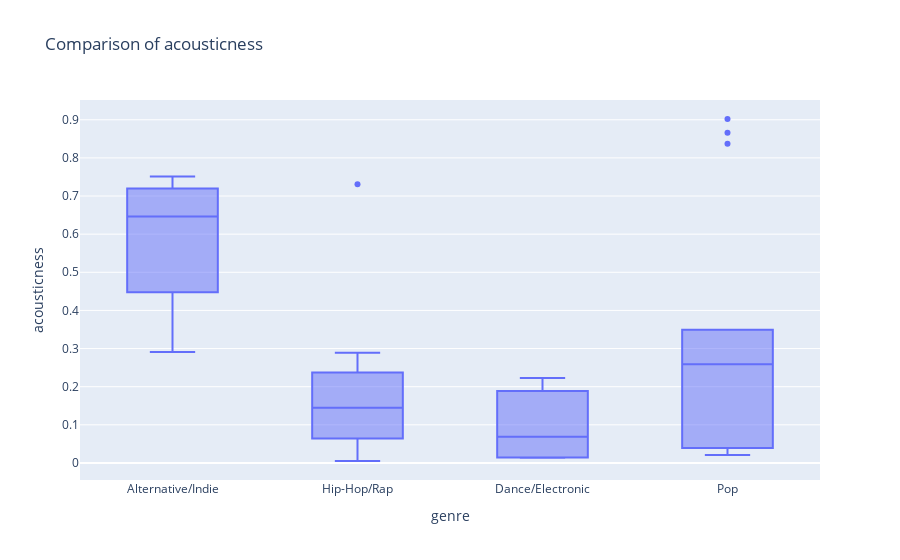

Notebook source saved alongside this figure:
### Code cell
px.box(
    compare_acoustic, x="genre", y="acousticness", title="Comparison of acousticness"
)

### Figure 1 — Plotly figure (JSON) as saved in the notebook; plotly's stock layout.template omitted (floating-point values rounded to 4 significant figures)
{"data": [{"alignmentgroup": "True", "hovertemplate": "genre=%{x}<br>acousticness=%{y}<extra></extra>", "legendgroup": "", "marker": {"color": "#636efa"}, "name": "", "notched": false, "offsetgroup": "", "orientation": "v", "showlegend": false, "type": "box", "x": ["Alternative/Indie", "Hip-Hop/Rap", "Dance/Electronic", "Hip-Hop/Rap", "Pop", "Hip-Hop/Rap", "Alternative/Indie", "Pop", "Hip-Hop/Rap", "Hip-Hop/Rap", "Pop", "Hip-Hop/Rap", "Alternative/Indie", "Pop", "Hip-Hop/Rap", "Hip-Hop/Rap", "Pop", "Dance/Electronic", "Pop", "Pop", "Hip-Hop/Rap", "Pop", "Alternative/Indie", "Dance/Electronic", "Pop", "Hip-Hop/Rap", "Pop", "Dance/Electronic", "Hip-Hop/Rap", "Pop", "Hip-Hop/Rap", "Pop", "Pop", "Pop", "Dance/Electronic", "Hip-Hop/Rap"], "x0": " ", "xaxis": "x", "y": [0.688, 0.104, 0.0149, 0.247, 0.122, 0.731, 0.751, 0.295, 0.0522, 0.207, 0.3, 0.289, 0.604, 0.837, 0.067, 0.234, 0.0237, 0.223, 0.902, 0.0392, 0.145, 0.345, 0.291, 0.0686, 0.021, 0.0546, 0.185, 0.177, 0.0847, 0.0259, 0.233, 0.349, 0.223, 0.866, 0.0137, 0.00513], "y0": " ", "yaxis": "y"}], "layout": {"boxmode": "group", "legend": {"tracegroupgap": 0}, "title": {"text": "Comparison of acousticness"}, "xaxis": {"anchor": "y", "domain": [0, 1], "title": {"text": "genre"}}, "yaxis": {"anchor": "x", "domain": [0, 1], "title": {"text": "acousticness"}}}}
